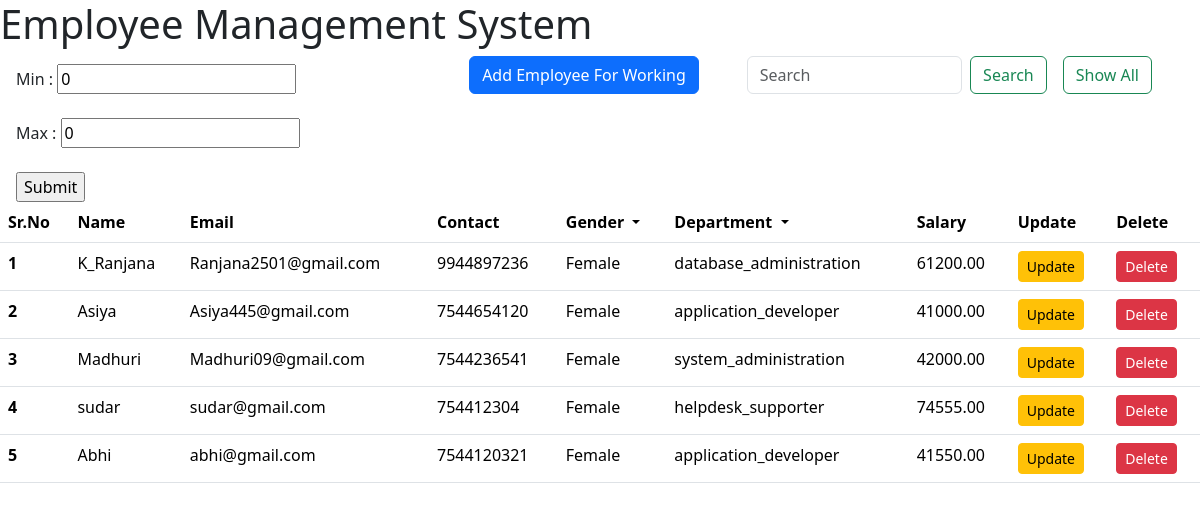
Page /searchfemale/ on the committed database.
### app1/models.py (models this page shows)
class Employee(models.Model):
    gen = (
        ('Male','male'),
        ('Femail','female'),
        ('Other','other'),
    )
    departments = (
        ('administration','Administration'),
        ('system_administration','System_Administration'),
        ('application_developer','Application_Developer'),
        ('security_administration','Security_Administration'),
        ('database_administration','Database_Administration'),
        ('web_developer','Web_Developer'),
        ('helpdesk_supporter','Helpdesk_Supporter'),
        ('technical_supporter','Technical_Supporter'),
    )
    name = models.CharField(max_length=50)
    email = models.EmailField(max_length=254,primary_key=True)          #unique=True
    contact = models.BigIntegerField(max_length=10)
    dept = models.CharField(max_length=50,choices=departments)
    gender = models.CharField(max_length=50,choices=gen,default='male')
    salary = models.DecimalField(max_digits=7,decimal_places=2,null=True)
    image = models.ImageField(upload_to='images',null=True)

### app1/views.py (the view)
# urls.py: path('searchfemale/',views.search_female,name="search_female"),
def search_female(request):
    data = Employee.objects.filter(gender__iexact = 'female')
    return render(request,"index.html",{'data':data})

### templates/index.html (shortened to what this page needs)
<!DOCTYPE html>
<html lang="en">
<head>
    <link href="https://cdn.jsdelivr.net/npm/bootstrap@5.3.2/dist/css/bootstrap.min.css" rel="stylesheet">
</head>
<body>
    <h1>Employee Management System</h1>
    <a href="{% url 'index' %}"><button class="btn btn-outline-success float-end me-5 mb-3">Show All</button></a>
    <div class="float-end me-3" style="width: 300px;">
      <form class="d-flex" action="{% url 'search' %}" method="post">
        <input class="form-control me-2" type="search" placeholder="Search" aria-label="Search" name="search">
        <button class="btn btn-outline-success" type="submit">Search</button>
      </form>
    </div>
    <a href="{% url 'add' %}"><button class="btn btn-primary btn-md float-end me-5 mb-3">Add Employee For Working</button></a>
    <div class='ms-3 mt-3' style="width:600px;">
      <form action="{% url 'filter_salary' %}">
        <label for="">Min : </label>
        <input type="number" name="min" value="0">
        <br><br>
        <label for="">Max : </label>
        <input type="number" name="max" value="0">
        <br><br>
        <input type="submit" name="Apply" id="">
      </form>
    </div>
    <table class="table">
        <thead>
          <tr>
            <th scope="col">Sr.No</th>
            <th scope="col">Name</th>
            <th scope="col">Email</th>
            <th scope="col">Contact</th>
            <th scope="col">
              <div class="dropdown">
                <span class="dropdown-toggle" type="button" id="dropdownMenuButton1" data-bs-toggle="dropdown" aria-expanded="false">
                   Gender
                </span>
              </div>
            </th>
            <th scope="col">
              <div class="dropdown">
                <span class="dropdown-toggle" type="button" id="dropdownMenuButton1" data-bs-toggle="dropdown" aria-expanded="false">
                   Department
                </span>
              </div>
            </th>
            <th scope="col">Salary</th>
            <th scope="col">Update</th>
            <th scope="col">Delete</th>
          </tr>
        </thead>
        <tbody>
            {% for i in data %}
          <tr>
            <th scope="row">{{forloop.counter}}</th>
            <td>{{i.name}}</td>
            <td>{{i.email}}</td>
            <td>{{i.contact}}</td>
            <td>{{i.gender|capfirst}}</td>
            <td>{{i.dept}}</td>
            <td>{{i.salary}}</td>
            <th><a href="update/{{i.email}}"><button class="btn btn-warning btn-sm">Update</button></a></th>
            <th><a href="delete/{{i.email}}"><button class="btn btn-danger btn-sm">Delete</button></a></th>
          </tr>
          {% endfor %}
        </tbody>
      </table>
</body>
</html>

### rows in the picture
Employee: name "K_Ranjana", email "Ranjana2501@gmail.com", contact "9944897236", gender "Female", dept "database_administration", salary "61200.00"
Employee: name "Asiya", email "Asiya445@gmail.com", contact "7544654120", gender "Female", dept "application_developer", salary "41000.00"
Employee: name "Madhuri", email "Madhuri09@gmail.com", contact "7544236541", gender "Female", dept "system_administration", salary "42000.00"
Employee: name "sudar", email "sudar@gmail.com", contact "754412304", gender "Female", dept "helpdesk_supporter", salary "74555.00"
Employee: name "Abhi", email "abhi@gmail.com", contact "7544120321", gender "Female", dept "application_developer", salary "41550.00"
